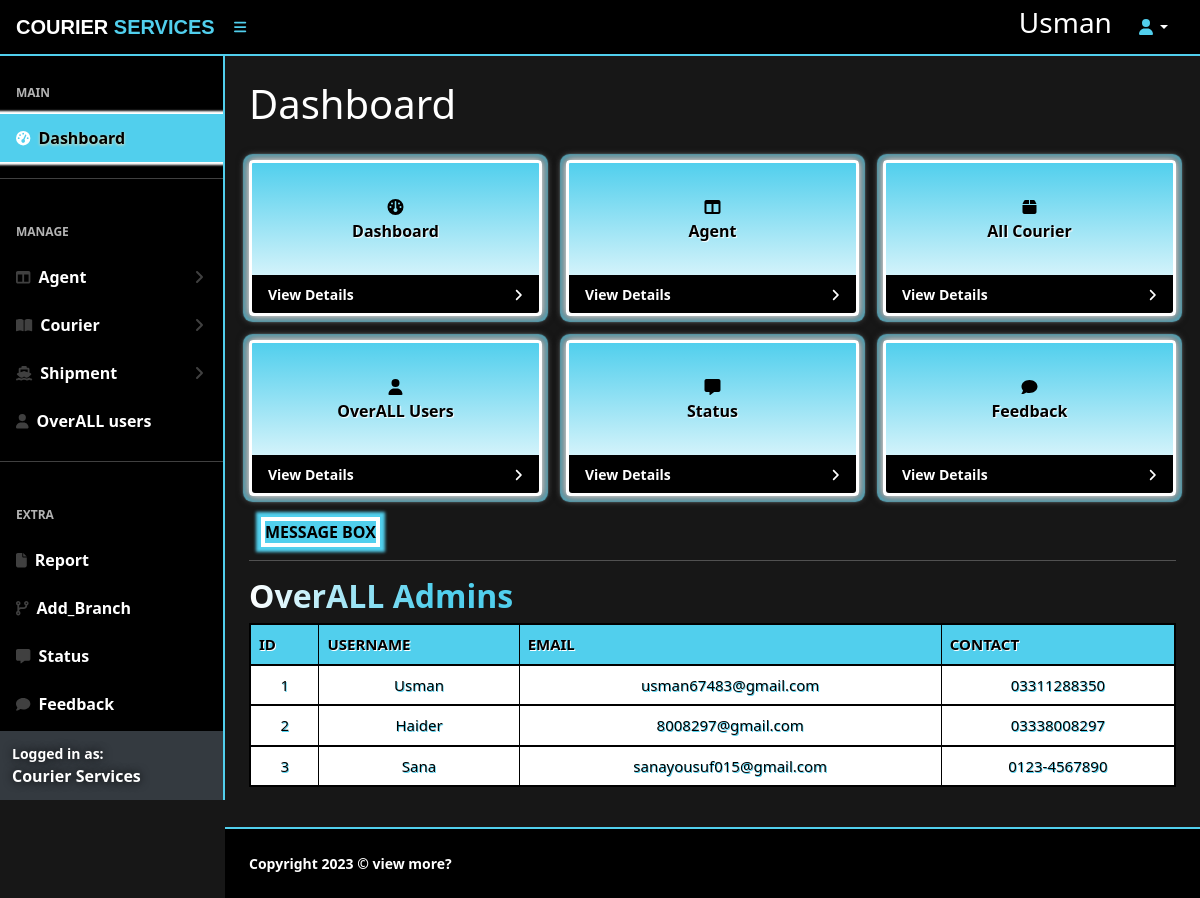
/admin/index.php (signed in), run on the app's committed database.
### tables this page shows
CREATE TABLE `sign_in_up` (
  `id` int(255) NOT NULL,
  `user_name` varchar(255) NOT NULL,
  `email` varchar(255) NOT NULL,
  `contact` varchar(255) NOT NULL,
  `password` varchar(255) NOT NULL,
  `confirm_password` varchar(255) NOT NULL,
  `roles` int(255) NOT NULL
);

### admin/index.php (the view, shortened to what this page needs)
<?php
include 'connection.php';
?>
<?php
$select="SELECT * FROM `sign_in_up` WHERE roles=1";
$result=mysqli_query($connect,$select);
?>
<!DOCTYPE html>
<html lang="en">
    <head>
        <?php echo '<link href="https://cdn.jsdelivr.net/npm/simple-datatables@latest/dist/style.css" rel="stylesheet" />
        <link href="css/styles.css" rel="stylesheet" />
        <link href="admin.css" rel="stylesheet" />
        <script src="https://kit.fontawesome.com/e613a04307.js"></script>
        <script src="https://use.fontawesome.com/releases/v6.1.0/js/all.js"></script>'
    ?>
        </head>
    <body class="sb-nav-fixed">
        <nav class="sb-topnav navbar navbar-expand">
            <a class="navbar-brand ps-3" href="index.php">COURIER <span class="ser">SERVICES</span></a>
            <button class="btn btn-link btn-sm order-1 order-lg-0 me-4 me-lg-0" id="sidebarToggle" href="#!"><i class="fas fa-bars"></i></button>
            <form class="d-none d-md-inline-block form-inline ms-auto me-0 me-md-3 my-2 my-md-0">
                <div class="input-group">
                 <h3><?php echo $_SESSION['name1']?></h3>
                </div>
            </form>
            <ul class="navbar-nav ms-auto ms-md-0 me-3 me-lg-4">
                <li class="nav-item dropdown">
                    <a class="nav-link dropdown-toggle" id="navbarDropdown" href="#" role="button" data-bs-toggle="dropdown" aria-expanded="false"><i class="fas fa-user fa-fw"></i></a>
                </li>
            </ul>
        </nav>
        <div id="layoutSidenav">
            <div id="layoutSidenav_nav">
                <nav class="sb-sidenav accordion sb-sidenav-dark" id="sidenavAccordion">
                    <div class="sb-sidenav-menu">
                        <div class="nav">
                            <div class="sb-sidenav-menu-heading">Main</div>
                            <a class="nav-link active" href="index.php">
                                <div class="sb-nav-link-icon"><i class="fas fa-tachometer-alt"></i></div>
                                Dashboard
                            </a>
                            <hr>
                            <div class="sb-sidenav-menu-heading">Manage</div>
                            <a class="nav-link collapsed" href="#" data-bs-toggle="collapse" data-bs-target="#collapseLayouts" aria-expanded="false" aria-controls="collapseLayouts">
                                <div class="sb-nav-link-icon"><i class="fas fa-columns"></i></div>
                                Agent
                                <div class="sb-sidenav-collapse-arrow"><i class="fas fa-angle-down"></i></div>
                            </a>
                            <a class="nav-link collapsed" href="#" data-bs-toggle="collapse" data-bs-target="#collapsePages" aria-expanded="false" aria-controls="collapsePages">
                                <div class="sb-nav-link-icon"><i class="fas fa-book-open"></i></div>
                                Courier
                                <div class="sb-sidenav-collapse-arrow"><i class="fas fa-angle-down"></i></div>
                            </a>
                                    <a class="nav-link collapsed" href="#" data-bs-toggle="collapse" data-bs-target="#collapsePages1" aria-expanded="false" aria-controls="collapsePages1">
                                <div class="sb-nav-link-icon"><i class="fas fa-ship"></i></div>
                                Shipment
                                <div class="sb-sidenav-collapse-arrow"><i class="fas fa-angle-down"></i></div>
                            </a>
                            <a class="nav-link" href="alluser.php">
                                <div class="sb-nav-link-icon"><i class="fas fa-user"></i></div>
                                OverALL users
                            </a>
<hr>
                            <div class="sb-sidenav-menu-heading">Extra</div>
                            <a class="nav-link" href="report.php">
                                <div class="sb-nav-link-icon"><i class="fa-solid fa-file"></i></div>
                                Report
                            </a>
                            <a class="nav-link" href="branch.php">
                                <div class="sb-nav-link-icon"><i class="fa-solid fa-code-branch"></i></div>
                                Add_Branch
                            </a>
                            <a class="nav-link" href="status.php">
                                <div class="sb-nav-link-icon"><i class="fas fa-message"></i></div>
                                Status
                            </a>
                            <a class="nav-link" href="feedback.php">
                                <div class="sb-nav-link-icon"><i class="fas fa-comment"></i></div>
                                Feedback
                            </a>
                        </div>
                    </div>
                    <div class="sb-sidenav-footer">
                        <div class="small">Logged in as:</div>
                        Courier Services
                    </div>
                </nav>
            </div>
            <div id="layoutSidenav_content">
                <main>
                    <div class="container-fluid px-4">
                        <h1 class="mt-4">Dashboard</h1>
                        <br>
                        <div class="row">
                            <div class="col-xl-4 col-md-6">
                                <div class="card  mb-4">
                                    <div class="card-body"><i class="fa-solid fa-gauge ic"></i> Dashboard </div>
                                    <div class="card-footer d-flex align-items-center justify-content-between">
                                        <a class="small stretched-link" href="index.php">View Details</a>
                                        <div class="small"><i class="fas fa-angle-right"></i></div>
                                    </div>
                                </div>
                            </div>
                            <div class="col-xl-4 col-md-6">
                                <div class="card  mb-4">
                                    <div class="card-body"><i class="fas fa-columns ic"></i> Agent </div>
                                    <div class="card-footer d-flex align-items-center justify-content-between">
                                        <a class="small stretched-link" href="Cagent.php">View Details</a>
                                        <div class="small"><i class="fas fa-angle-right"></i></div>
                                    </div>
                                </div>
                            </div>
                            <div class="col-xl-4 col-md-6">
                                <div class="card  mb-4">
                                    <div class="card-body"><i class="fas fa-box ic"></i> All Courier </div>
                                    <div class="card-footer d-flex align-items-center justify-content-between">
                                        <a class="small stretched-link" href="#">View Details</a>
                                        <div class="small"><i class="fas fa-angle-right"></i></div>
                                    </div>
                                </div>
                            </div>
                        </div>
                        <div class="row">
                            <div class="col-xl-4 col-md-6">
                                <div class="card  mb-4">
                                    <div class="card-body"><i class="fas fa-user ic"></i> OverALL Users </div>
                                    <div class="card-footer d-flex align-items-center justify-content-between">
                                        <a class="small stretched-link" href="alluser.php">View Details</a>
                                        <div class="small"><i class="fas fa-angle-right"></i></div>
                                    </div>
                                </div>
                            </div>
                            <div class="col-xl-4 col-md-6">
                                <div class="card   mb-4">
                                    <div class="card-body"><i class="fas fa-message ic"></i> Status </div>
                                    <div class="card-footer d-flex align-items-center justify-content-between">
                                        <a class="small stretched-link" href="status.php">View Details</a>
                                        <div class="small"><i class="fas fa-angle-right"></i></div>
                                    </div>
                                </div>
                            </div>
                            <div class="col-xl-4 col-md-6">
                                <div class="card  mb-4">
                                    <div class="card-body"><i class="fas fa-comment ic"></i> Feedback </div>
                                    <div class="card-footer d-flex align-items-center justify-content-between">
                                        <a class="small stretched-link" href="feedback.php">View Details</a>
                                        <div class="small"><i class="fas fa-angle-right"></i></div>
                                    </div>
                                </div>
                            </div>
                        </div>
                        <div class="container-fluid">
<div class="row">
<div class="col-sm-6">
<a href="msg.php" class="a4abt">MESSAGE BOX</a>
</div>
</div>
                </div>
<hr>
<h2 class="CSR">OverALL Admins</h2>
<table class="table dataTable-table">
  <thead>
    <tr>
      <th scope="col"class="th">ID</th>
      <th scope="col"class="th">USERNAME</th>
      <th scope="col"class="th">EMAIL</th>
      <th scope="col"class="th">CONTACT</th>
    </tr>
  </thead>
<?php
while($row=mysqli_fetch_assoc($result))
{
    echo '
    <tbody>
    <tr>
      <td>'.$row['id'].'</td>
      <td>'.$row['user_name'].'</td>
      <td>'.$row['email'].'</td>
      <td>'.$row['contact'].'</td>
    </tr>';
}
?>
</tbody>
</table>
<br>
                </main>
                <footer class="py-4 mt-auto">
                    <div class="container-fluid px-4">
                        <div class="d-flex align-items-center justify-content-between small">
                            <div class="text-muted">Copyright  2023 &copy; view more?</div>
                        </div>
                    </div>
                </footer>
            </div>
        </div>
    </body>
</html>

### admin/admin.css (style rules this page uses)
:root { --blood: #51CFED; --oryel: rgb(159, 100, 0); --purple: rgb(76, 0, 147); --green: rgb(23, 90, 0); --blue:#0057da ; --black: rgba(0, 0, 0, 0.911); --yellow: rgb(255, 208, 0); --bs-blue: #0d6efd; --bs-indigo: #6610f2; --bs-purple: #6f42c1; --bs-pink: #d63384; --bs-red: #dc3545; --bs-orange: #fd7e14; --bs-yellow: #ffc107; --bs-green: #198754; --bs-teal: #20c997; --bs-cyan: #0dcaf0; --bs-white: #fff; --bs-gray: var(--black); --bs-gray-dark: #343a40; --bs-gray-100: #f8f9fa; --bs-gray-200: #e9ecef; --bs-gray-300: #dee2e6; --bs-gray-400: #ced4da; --bs-gray-500: #adb5bd; --bs-gray-600: var(--black); --bs-gray-700: #495057; --bs-gray-800: #343a40; --bs-gray-900: #212529; --bs-primary: #0d6efd; --bs-secondary: var(--black); --bs-success: #198754; --bs-info: #0dcaf0; --bs-warning: #ffc107; --bs-danger: #dc3545; --bs-light: #f8f9fa; --bs-dark: #212529; --bs-primary-rgb: 13, 110, 253; --bs-secondary-rgb: 108, 117, 125; --bs-success-rgb: 25, 135, 84; --bs-info-rgb: 13, 202, 240; --bs-warning-rgb: 255, 193, 7; --bs-danger-rgb: 220, 53, 69; --bs-light-rgb: 248, 249, 250; --bs-dark-rgb: 33, 37, 41; --bs-white-rgb: 255, 255, 255; --bs-black-rgb: 0, 0, 0; --bs-body-color-rgb: 33, 37, 41; --bs-body-bg-rgb: 255, 255, 255; --bs-font-sans-serif: system-ui, -apple-system, "Segoe UI", Roboto, "Helvetica Neue", Arial, "Noto Sans", "Liberation Sans", sans-serif, "Apple Color Emoji", "Segoe UI Emoji", "Segoe UI Symbol", "Noto Color Emoji"; --bs-font-monospace: SFMono-Regular, Menlo, Monaco, Consolas, "Liberation Mono", "Courier New", monospace; --bs-gradient: linear-gradient(180deg, rgba(255, 255, 255, 0.15), rgba(255, 255, 255, 0)); --bs-body-font-family: var(--bs-font-sans-serif); --bs-body-font-size: 1rem; --bs-body-font-weight: 400; --bs-body-line-height: 1.5; --bs-body-color: #212529; --bs-body-bg: #fff; }
p,ul,li { color: white; }
.a4abt { background-color: var(--blood) !important; color: rgb(0, 0, 0); text-decoration: none; font-weight: bolder; border: 4px solid white; box-shadow: 0px 0px 3px 5px var(--blood); transition: 0.3s; }
.fa-bars ,.fa-fw { color: var(--blood); }
.CSR { background-image: linear-gradient(to left, var(--blood),var(--blood),var(--blood),var(--blood),var(--blood), rgb(255, 255, 255)) !important; color: transparent !important; background-clip: text !important; -webkit-background-clip: text !important; font-weight: bolder; }
.ser { color: var(--blood); text-shadow: 0px 1px 1px rgb(0, 0, 0), 0px -1px 1px rgb(0, 0, 0),1px 0px 1px rgb(0, 0, 0),-1px 0px 1px rgb(0, 0, 0); }

### data on the page
sign_in_up: id "1", user_name "Usman", email "usman67483@gmail.com", contact "03311288350"
sign_in_up: id "2", user_name "Haider", email "8008297@gmail.com", contact "03338008297"
sign_in_up: id "3", user_name "Sana", email "sanayousuf015@gmail.com", contact "0123-4567890"

### other printed values
$_SESSION['name1'] "Usman"
